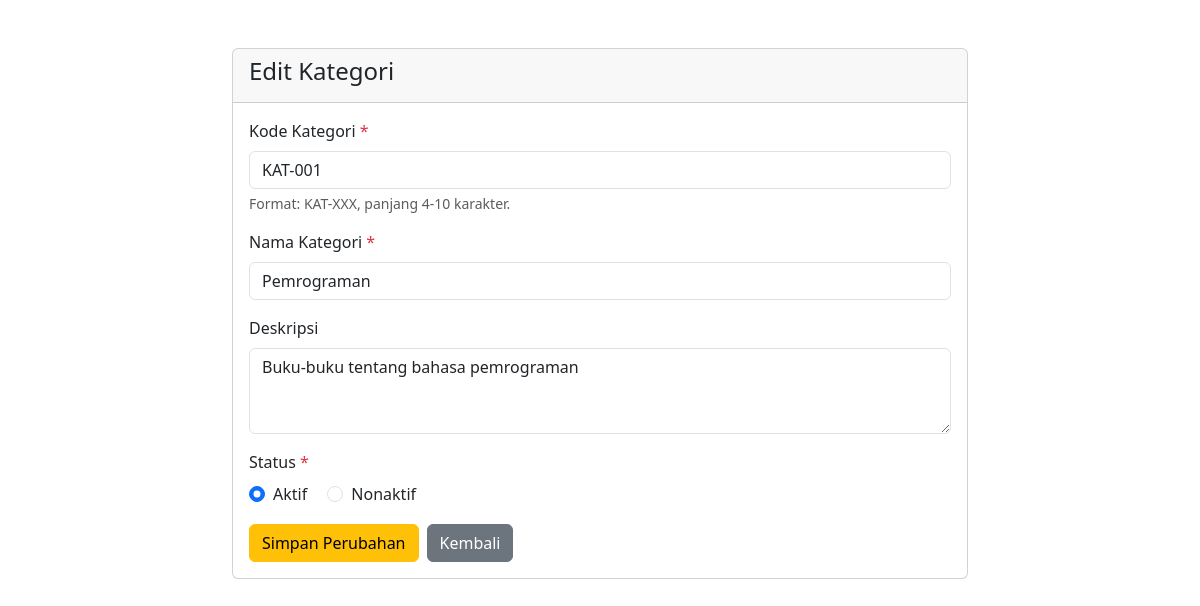
The page /edit.php?id=1 on the database its author committed.
### tables this page shows
CREATE TABLE `kategori` (
  `id_kategori` int(11) NOT NULL,
  `kode_kategori` varchar(10) NOT NULL,
  `nama_kategori` varchar(50) NOT NULL,
  `deskripsi` text DEFAULT NULL,
  `status` enum('Aktif','Nonaktif') DEFAULT 'Aktif',
  `created_at` timestamp NOT NULL DEFAULT current_timestamp()
);

### edit.php (the view, shortened to what this page needs)
<!DOCTYPE html>
<html lang="id">
<head>
    <link href="https://cdn.jsdelivr.net/npm/bootstrap@5.3.0/dist/css/bootstrap.min.css" rel="stylesheet">
</head>
<body>
    <?php
    require_once 'config/database.php';
    $id = isset($_GET['id']) ? (int)$_GET['id'] : 0;
    $ambil = $conn->prepare("SELECT * FROM kategori WHERE id_kategori = ?");
    $ambil->bind_param("i", $id);
    $ambil->execute();
    $result = $ambil->get_result();
    $data = $result->fetch_assoc();
    $kode      = $data['kode_kategori'];
    $nama      = $data['nama_kategori'];
    $deskripsi = $data['deskripsi'];
    $status    = $data['status'];
    ?>
    <div class="container mt-5">
        <div class="row justify-content-center">
            <div class="col-md-8">
                <div class="card">
                    <div class="card-header">
                        <h4>Edit Kategori</h4>
                    </div>
                    <div class="card-body">
                        <form method="POST">
                            <div class="mb-3">
                                <label class="form-label">Kode Kategori <span class="text-danger">*</span></label>
                                <input type="text" name="kode_kategori" class="form-control"
                                       value="<?= $kode ?>" placeholder="Contoh: KAT-001" required>
                                <div class="form-text">Format: KAT-XXX, panjang 4-10 karakter.</div>
                            </div>
                            <div class="mb-3">
                                <label class="form-label">Nama Kategori <span class="text-danger">*</span></label>
                                <input type="text" name="nama_kategori" class="form-control"
                                       value="<?= $nama ?>" placeholder="Masukkan nama kategori" required>
                            </div>
                            <div class="mb-3">
                                <label class="form-label">Deskripsi</label>
                                <textarea name="deskripsi" class="form-control" rows="3"
                                          placeholder="Keterangan kategori (opsional)"><?= $deskripsi ?></textarea>
                            </div>
                            <div class="mb-3">
                                <label class="form-label">Status <span class="text-danger">*</span></label><br>
                                <div class="form-check form-check-inline">
                                    <input class="form-check-input" type="radio" name="status"
                                           value="Aktif" <?= $status === 'Aktif' ? 'checked' : '' ?>>
                                    <label class="form-check-label">Aktif</label>
                                </div>
                                <div class="form-check form-check-inline">
                                    <input class="form-check-input" type="radio" name="status"
                                           value="Nonaktif" <?= $status === 'Nonaktif' ? 'checked' : '' ?>>
                                    <label class="form-check-label">Nonaktif</label>
                                </div>
                            </div>
                            <div class="d-flex gap-2">
                                <button type="submit" class="btn btn-warning">Simpan Perubahan</button>
                                <a href="index.php" class="btn btn-secondary">Kembali</a>
                            </div>
                        </form>
                    </div>
                </div>
            </div>
        </div>
    </div>
</body>
</html>

### rows shown on the page
kategori: kode_kategori "KAT-001", nama_kategori "Pemrograman", deskripsi "Buku-buku tentang bahasa pemrograman", status "☑"
